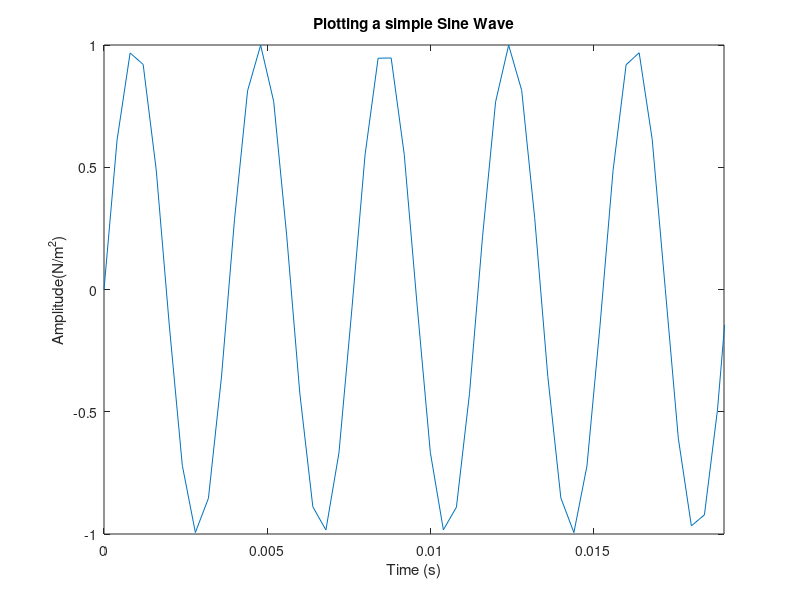

Recreate this plot in MATLAB. (Note: this script raises an error after producing the figure.)
%%%%%%%%%%%%%%%%%%%%%%%%%%%%%%%%%%%%%%%%%%%%%%%
%Jared Ross%
%2-1-2017%
%ENED 1090-004%
%Joni A. Torsella%
%%%%%%%%%%%%%%%%%%%%%%%%%%%%%%%%%%%%%%%%%%%%%%%
clear; 
%  %Part A%
t = 0:0.0004:6;
Psin = sin(2*pi*261.6*t);
plot(t,Psin);
xlabel('Time (s)');
ylabel('Amplitude(N/m^2)');
title('Plotting a simple Sine Wave');
xlim([0  0.019]);
%  %Part B%
sampling_rate = 10/0.0038;
% create audioplayer object from original signal
output_to_speaker = audioplayer(Psin,sampling_rate);   
% listen to original signal through your speaker
playblocking(output_to_speaker);  
%  %Part C%
Frequency = input('What is the Frequency:');
Period = 1/Frequency;
Time = input('What is the Time Played:');
t = 0:Period/10:Time;
Psin = sin(2*pi*Frequency*t);
plot(t,Psin);
xlabel('Time (s)');
ylabel('Amplitude(N/m^2)');
title('Plotting a simple Sine Wave');
xlim([0  0.019]);
Period = 1/Frequency;
plot(t,Psin);
xlim([0  5/Frequency]);
sampling_rate = 10/Period;
% create audioplayer object from original signal
output_to_speaker = audioplayer(Psin,sampling_rate);   
% listen to original signal through your speaker
playblocking(output_to_speaker);  
fprintf('Frequency is: %i Hz \n',Frequency);
fprintf('Period is: %i Sec \n',Period);
fprintf('Time Played is: %i Seconds \n',Time);
fprintf('sampling_rate is: %i Hz \n',sampling_rate);